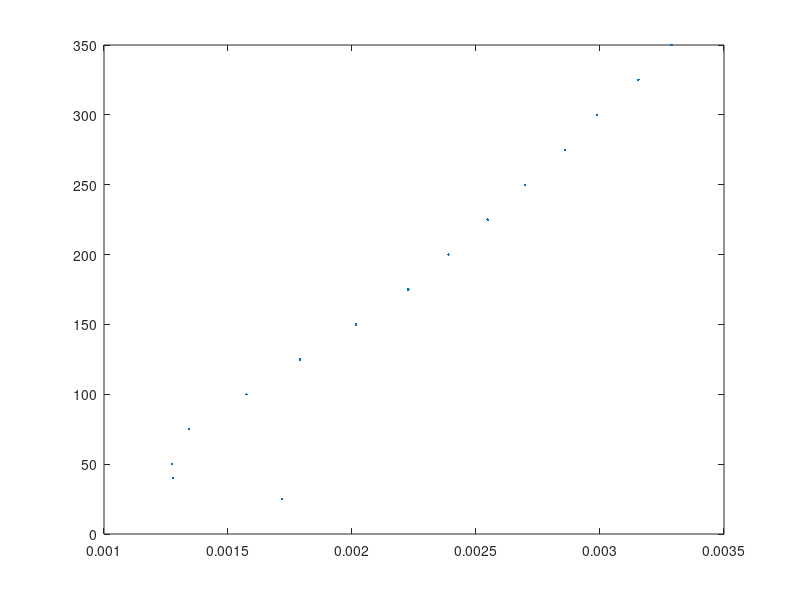

The MATLAB script that drew this image: (Note: this script raises an error after producing the figure.)
%% Header

% Group:        Advanced Robotics Team 6 
% File:         IR_Sensor_Characterization.m
% Author:       Carl Stahoviak
% Date:         03/06/2018

clear;
clc;
close ALL;

format compact

%% IR Sensor Characterization

rawdata = csvread('IR_out_031718.csv');

d = rawdata(:,1);
ir_top = rawdata(:,2);
ir_bottom = rawdata(:,3);

% ir_top = 1./ir_top;
% ir_bottom = 1./ir_bottom;

for(i=1:length(rawdata)/50)
    m = (i-1)*50 + 1;
    data_avg(i,1) = mean(ir_bottom(m:m+49));
    std_dev(i,1) = std(ir_bottom(m:m+49));
    d_avg(i,1) = mean(d(m:m+49));
end

figure(1)
plot(data_avg,d_avg,'.')

p1 = polyfit(data_avg(4:end),d_avg(4:end),1);
p2 = polyfit(data_avg(4:end),d_avg(4:end),2);
p3 = polyfit(data_avg(4:end),d_avg(4:end),3);
p4 = polyfit(data_avg(4:end),d_avg(4:end),4);

[y1,rms1] = createPolynomial(data_avg(4:end),d_avg(4:end),p1);
[y2,rms2] = createPolynomial(data_avg(4:end),d_avg(4:end),p2);
[y3,rms3] = createPolynomial(data_avg(4:end),d_avg(4:end),p3);
[y4,rms4] = createPolynomial(data_avg(4:end),d_avg(4:end),p3);

p1 = [p1'; zeros(3,1)];
p2 = [p2'; zeros(2,1)];
p3 = [p3'; zeros(1,1)];
p4 = p4';

M = [p1 p2 p3 p4];
csvwrite('IR_fit_coeff_031718.csv',M)

% plot results of Recursive LLS curve fit
figure(2)
scatter(ir_bottom,d,4,'filled','r'); grid; hold on
errorbar(data_avg,d_avg,std_dev,'horizontal','b'); hold off;
xlabel('Raw IR Data','Interpreter','latex');
ylabel('True Position [cm]','Interpreter','latex');
h = title('IR Sensor Characterization'); set(h,'Interpreter','latex')
legend('Raw IR data','Averaged Data Points','Location','NW')

figure(3);
scatter(ir_bottom,d,4,'filled','r'); grid; hold on
errorbar(data_avg,d_avg,std_dev,'horizontal','b');
plot(data_avg(4:end),y1,'-o','MarkerSize',4);
plot(data_avg(4:end),y2,'-o','MarkerSize',4);
plot(data_avg(4:end),y3,'-o','MarkerSize',4);
plot(data_avg(4:end),y4,'-o','MarkerSize',4); hold off
xlabel('Index','Interpreter','latex');
ylabel('IR Reading [-]','Interpreter','latex');
h = title('IR Sensor Characterization'); set(h,'Interpreter','latex')
% ylim([0 3.5]);
legend({'Raw IR data','Averaged Data Points','Linear Fit',...
    'Quadratic Fit', 'Cubic Fit', 'Quartic Fit'},'Location','NW')

